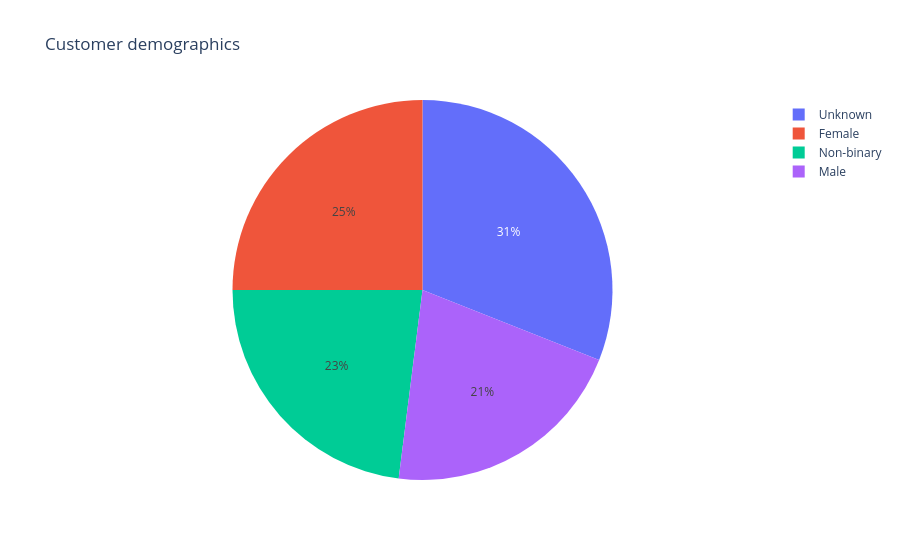

The notebook cell saved with this chart:
### Code cell
px.pie(df,names="Customer demographics",title="Customer demographics")

### Figure 1 — Plotly figure (JSON) as saved in the notebook; plotly's stock layout.template omitted (floating-point values rounded to 4 significant figures)
{"data": [{"domain": {"x": [0, 1], "y": [0, 1]}, "hovertemplate": "Customer demographics=%{label}<extra></extra>", "labels": ["Male", "Non-binary", "Male", "Non-binary", "Unknown", "Unknown", "Unknown", "Male", "Male", "Unknown", "Unknown", "Unknown", "Male", "Female", "Unknown", "Female", "Non-binary", "Non-binary", "Unknown", "Female", "Female", "Female", "Female", "Male", "Female", "Male", "Female", "Unknown", "Unknown", "Male", "Non-binary", "Unknown", "Male", "Non-binary", "Non-binary", "Female", "Female", "Female", "Non-binary", "Unknown", "Female", "Male", "Unknown", "Female", "Unknown", "Female", "Female", "Female", "Female", "Non-binary", "Unknown", "Female", "Unknown", "Female", "Female", "Female", "Non-binary", "Male", "Male", "Non-binary", "Male", "Unknown", "Non-binary", "Unknown", "Unknown", "Male", "Non-binary", "Male", "Unknown", "Male", "Non-binary", "Unknown", "Male", "Unknown", "Non-binary", "Male", "Non-binary", "Unknown", "Non-binary", "Female", "Non-binary", "Unknown", "Unknown", "Female", "Unknown", "Unknown", "Non-binary", "Male", "Male", "Unknown", "Non-binary", "Male", "Female", "Non-binary", "Female", "Non-binary", "Unknown", "Unknown", "Unknown", "Non-binary"], "legendgroup": "", "name": "", "showlegend": true, "type": "pie"}], "layout": {"legend": {"tracegroupgap": 0}, "title": {"text": "Customer demographics"}}}
